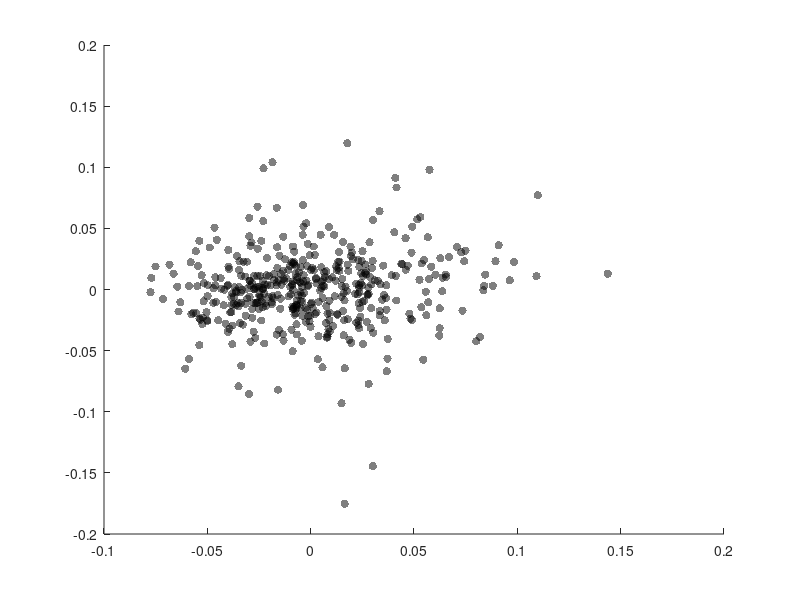

Write the MATLAB code that produced this figure. (Note: this script raises an error after producing the figure.)
%% Figure 4
cons=[.25 .5 1] %the visual stimulus contrasts used
nCon = length(cons);
pre=2; post=1; %indexing the two imaging days
load("Figure4A_data.mat");
load("Figure4_data.mat");
%% Figure 4A - example cell scatters
% Example cell 1 = cell 44
% Example cell 2  = cell 49
% Both from i2052
for iCell = 1:size(example_sst_meanSub,2)
    thisCell = example_sst_meanSub(:,iCell);
    [R,p]=corrcoef(example_pyr_meanSub,thisCell,'rows','complete');
        figure
        scatter(example_pyr_meanSub,thisCell, 'MarkerFaceColor','black','MarkerEdgeColor','none','MarkerFaceAlpha', 0.5)
        hold on
        h = lsline;
        title([' R= ' num2str(R(2))]);
        ylabel('Mean-subtracted activity for individual SST cell')
        xlabel('Mean-subtracted activity for all Pyr cells')
        box off;
        set(gca, 'TickDir', 'out');
        grid off;
end
%% Figure 4B - timecourses at 25% contrast
%identify the strongly and weakly correlated SST cells
highRInds = find(control_noiseCorr(1,:)>0.5);
lowRInds = find(control_noiseCorr(1,:)<=0.5);
sstLow=intersect(lowRInds, sst_ind);
sstHigh=intersect(highRInds, sst_ind);

plotNeuralTimecourse_singleContrast(tc_trial_avrg_stat_concat, tc_trial_avrg_stat_concat, ...
    sstLow, sstHigh, 1,...
    'UseDashedLines', [false, false], ...
    'Colors1', {'k', 'b'}, ...  % Black for pre, blue for post on left plots
    'Colors2', {'k', 'b'}, ...  % Black for pre, blue for post on right plots
    'Titles', {'Weak corr. SST', 'Strong corr. SST'}, ...
    'StimStart', 31);
%% Figure 4C - contrast response plots
plotContrastResponse(pref_responses_stat_concat, pref_responses_stat_concat, ...
    sstLow, sstHigh, cons, ...
    'UseDashedLines', [false, false], ...  % Dashed lines for the right plot
    'Titles', {'Weak corr. SST', 'Strong corr. SST'}, ...
    'YLabel', 'dF/F');
%% Figure 4C - ANOVA 
w = table(categorical([1 1 1 2 2 2 ].'), categorical([1 2 3 1 2 3].'), 'VariableNames', {'DART', 'contrast'}); % within-design
rm_SST_low = fitrm(SST_low_stat_dfof, 'd1c1-d2c3 ~ 1', 'WithinDesign', w)
ranova(rm_SST_low, 'withinmodel', 'DART*contrast')

rm_SST_high = fitrm(SST_high_stat_dfof, 'd1c1-d2c3 ~ 1', 'WithinDesign', w)
ranova(rm_SST_high, 'withinmodel', 'DART*contrast')

%% Figure 4D - Normalized difference vs. noise correlation scatter
%This plots the scatters for all contrasts; 25% is in Figure 4, 50% and
%100% are in Figure S3

% Create structures to store results
slopes = zeros(nCon, 1);
intercepts = zeros(nCon, 1);
r_squared = zeros(nCon, 1);
p_values = zeros(nCon, 1);
std_errors = zeros(nCon, 1);

% Create figure with fixed size
figure('Units', 'inches', 'Position', [0, 0, 5, 2], 'PaperUnits', 'inches', 'PaperSize', [5, 2]);

% Use tiledlayout
t = tiledlayout(1, 3, 'TileSpacing', 'compact', 'Padding', 'compact');
title(t, 'Unweighted Regression: Noise Correlation vs. Normalized Difference', 'FontSize', 10);

% Analyze each iCon
for iCon = 1:nCon
    % Extract data for this iCon
    y = stationary_norm_diff(iCon, :)';  % neural response difference
    x = control_noiseCorr(1,sst_ind)';                 % noise correlations
    
    % Handle NaNs and missing data
    valid_idx = ~isnan(x) & ~isnan(y) & isfinite(x) & isfinite(y);
    
    % Check if we have enough valid data points
    if sum(valid_idx) < 3
        warning('Not enough valid data points for iCon %d. Skipping.', iCon);
        continue;
    end
    
    % Use only valid data
    x_valid = x(valid_idx);
    y_valid = y(valid_idx);
    
    % Perform unweighted linear regression
    [p, stats] = polyfit(x_valid, y_valid, 1);
    
    % Store results
    intercepts(iCon) = p(2);
    slopes(iCon) = p(1);
    
    % Calculate standard error of the slope
    yfit = polyval(p, x_valid);
    residuals = y_valid - yfit;
    SSE = sum(residuals.^2);
    n = length(x_valid);
    
    % Standard error of the regression
    SE_regression = sqrt(SSE / (n-2));
    
    % Sum of squares of x deviations
    SS_x = sum((x_valid - mean(x_valid)).^2);
    
    % Standard error of the slope
    std_errors(iCon) = SE_regression / sqrt(SS_x);
    
    % Calculate R-squared
    SS_total = sum((y_valid - mean(y_valid)).^2);
    r_squared(iCon) = 1 - SSE/SS_total;
    
    % Calculate p-value for slope
    t_stat = slopes(iCon) / std_errors(iCon);
    p_values(iCon) = 2 * (1 - tcdf(abs(t_stat), length(x_valid) - 2));
    
    % Create a nexttile for this iCon
    ax = nexttile;
    
    % Create scatter plot with smaller grey points and white outlines
    scatter(x_valid, y_valid, 15, 'MarkerFaceColor','black','MarkerEdgeColor', 'white', 'LineWidth', 0.5, 'MarkerFaceAlpha', 0.5);
    hold on;
    
    % Add regression line
    x_range = linspace(min(x_valid), max(x_valid), 100);
    y_line = p(1) * x_range + p(2);
    plot(x_range, y_line, 'r-', 'LineWidth', 2);
    
    % Labels and title
    title(sprintf('Contrast: %d%%', cons(iCon)), 'FontSize', 8);
    xlabel('Noise Correlation (Baseline)', 'FontSize', 7);
    ylabel('Normalized Difference', 'FontSize', 7);
    
    % Set axis limits
    xlim([-.2 1]);
    ylim([-8 8]);

    % Add horizontal line at y=0
    hline(0);
    
    % Add regression equation and stats - using smaller font size
    % Calculate text position dynamically
    y_range = range(ylim);
    text_x = -0.15;  % Fixed position to align across plots
    text_y_start = 7;  % Fixed position near top
    text_y_step = 1;  % Fixed step size
    
    text(text_x, text_y_start, sprintf('y = %.3fx + %.3f', slopes(iCon), intercepts(iCon)), 'FontSize', 6);
    text(text_x, text_y_start - text_y_step, sprintf('R^2 = %.3f', r_squared(iCon)), 'FontSize', 6);
    text(text_x, text_y_start - 2*text_y_step, sprintf('p = %.4f', p_values(iCon)), 'FontSize', 6);
    text(text_x, text_y_start - 3*text_y_step, sprintf('n = %d', sum(valid_idx)), 'FontSize', 6);
    
    % Set box style and tick direction
    box off;
    set(gca, 'TickDir', 'out');
    grid off;
    
    % Make the axis ticks and numbers smaller
    set(gca, 'FontSize', 6);
    
    % Make sure the plots have equal sizes
    axis square;
end

% Create a results table
contrast_labels = {'25%', '50%', '100%'};
results_table = table(contrast_labels', slopes, std_errors, intercepts, r_squared, p_values, ...
    'VariableNames', {'Contrast', 'Slope', 'StdError', 'Intercept', 'RSquared', 'PValue'});

% Display results table
disp('Unweighted Regression Results:');
disp(results_table);

%% Figure 4E - Comparing slopes 
% Additional figure: Compare slopes across contrasts
figure('Position', [100, 500, 500, 400]);
bar(1:nCon, slopes);
ylim([-2,2])
hold on;

% Add error bars
errorbar(1:nCon, slopes, std_errors, 'k.', 'LineWidth', 1.5);

% Add labels and title
xlabel('Contrast', 'FontSize', 12);
ylabel('Regression Slope', 'FontSize', 12);
title('Comparison of Regression Slopes Across Contrasts', 'FontSize', 14);
xticks(1:nCon);
xticklabels(contrast_labels);
grid on;
box off;
set(gca, 'TickDir', 'out');
%% Figure 4E - Test linear relationship between beta values and contrast using linear model

% Extract the beta values (slopes) and contrast levels
beta_values = slopes;  % These are already calculated in your original code
contrast_levels = [25, 50, 100]';  % Make it a column vector

% Fit linear model
mdl = fitlm(contrast_levels, beta_values);
fprintf('Linear model summary:\n');
disp(mdl);

